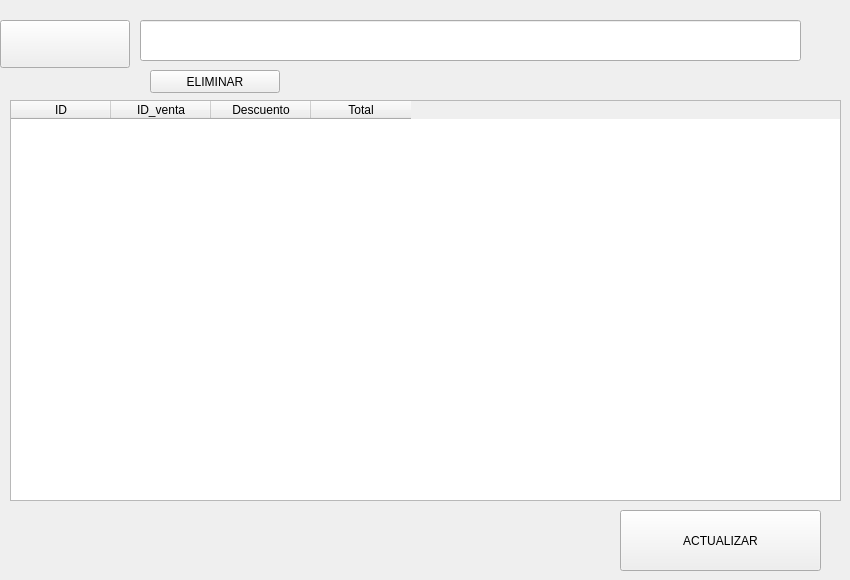
              <widget class="QWidget" name="detalle">
               <attribute name="title">
                <string>DETALLE</string>
               </attribute>
               <widget class="QTableWidget" name="tabladetalle">
                <property name="geometry">
                 <rect>
                  <x>10</x>
                  <y>100</y>
                  <width>831</width>
                  <height>401</height>
                 </rect>
                </property>
                <column>
                 <property name="text">
                  <string>ID</string>
                 </property>
                </column>
                <column>
                 <property name="text">
                  <string>ID_venta</string>
                 </property>
                </column>
                <column>
                 <property name="text">
                  <string>Descuento</string>
                 </property>
                </column>
                <column>
                 <property name="text">
                  <string>Total</string>
                 </property>
                </column>
               </widget>
               <widget class="QPushButton" name="actualizardbtn">
                <property name="geometry">
                 <rect>
                  <x>620</x>
                  <y>510</y>
                  <width>201</width>
                  <height>61</height>
                 </rect>
                </property>
                <property name="text">
                 <string>ACTUALIZAR</string>
                </property>
               </widget>
               <widget class="QPushButton" name="buscardbtn">
                <property name="geometry">
                 <rect>
                  <x>0</x>
                  <y>20</y>
                  <width>130</width>
                  <height>48</height>
                 </rect>
                </property>
                <property name="text">
                 <string/>
                </property>
                <property name="icon">
                 <iconset>
                  <normaloff>../IMAGES/buscar.png</normaloff>../IMAGES/buscar.png</iconset>
                </property>
                <property name="iconSize">
                 <size>
                  <width>40</width>
                  <height>40</height>
                 </size>
                </property>
               </widget>
               <widget class="QLineEdit" name="buscard">
                <property name="geometry">
                 <rect>
                  <x>140</x>
                  <y>20</y>
                  <width>661</width>
                  <height>41</height>
                 </rect>
                </property>
               </widget>
               <widget class="QPushButton" name="eliminardbtn">
                <property name="geometry">
                 <rect>
                  <x>150</x>
                  <y>70</y>
                  <width>130</width>
                  <height>23</height>
                 </rect>
                </property>
                <property name="text">
                 <string>ELIMINAR</string>
                </property>
               </widget>
              </widget>
